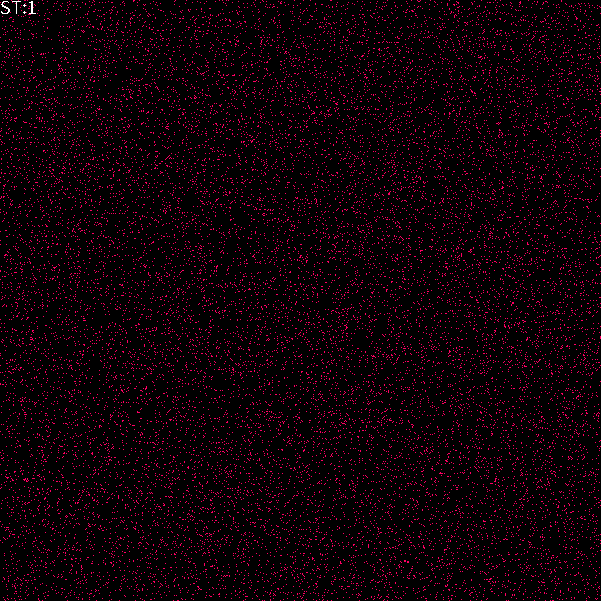
Frame 1 (no input)
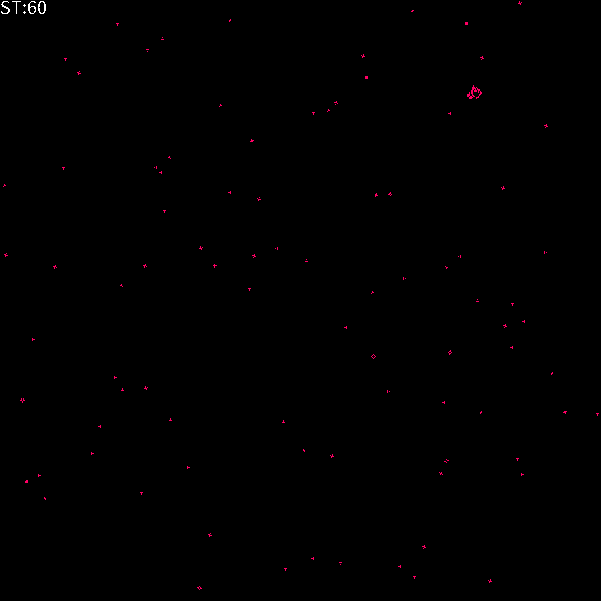
Frame 60 (the mouse pressed at the canvas centre just before this capture)
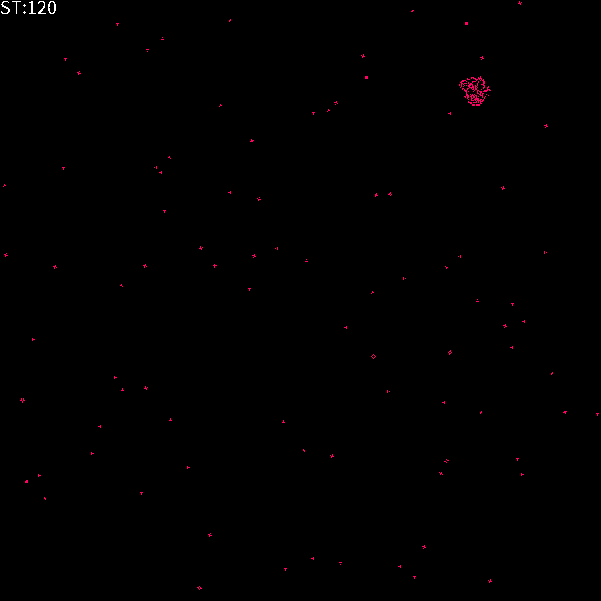
Frame 120 (the mouse held since frame 60 and released just before this capture)

The Processing sketch that drew these frames (run headless with seeded random() and noise(); from frame 60 on, the mouse is pressed at the canvas centre):

// Processing sketch: synchronic2DminmaxMoore
// ── synchronic2DminmaxMoore.pde
// "Min Max neighbors": Not too many neighbors, but not too few
// TWO-dimensional, SYNCHRONOUS, Moore, deterministic cellular automaton
//////////////////////////////////////////////////////////////////////////////
final int WorldSide=601;//How many cells do we want in one line?
final float Dens=0.06;//0.5 or so also posible
final int   MinN=3;//Minimal number of neighbors required
final int   MaxN=4;//Maximal number of neighbors required

int[][] WorldOld=new int[WorldSide][WorldSide];//We need two arrays for the old  
int[][] WorldNew=new int[WorldSide][WorldSide];//and new state of the simulation

void setup()
{
  size(601,601);    //square window
  frameRate(120);  
  noSmooth();
  
  for(int i=0;i<WorldSide;i++) //Initialisation
    for(int j=0;j<WorldSide;j++) 
      if(random(1.0)<Dens)
        WorldOld[i][j]=1;
}

void visualisation()
{
  for(int i=0;i<WorldSide;i++)
    for(int j=0;j<WorldSide;j++)
    {
      if(WorldOld[i][j]>0) stroke(255,0,100);
      else           stroke(0);
      point(j,i);//the horizontal dimension of the array is the SECOND index
    }
}

int t=0;
void draw()
{  
  visualisation();
  
  for(int i=0;i<WorldSide;i++)//Now the cellular automaton state change
  {
       //RULE - Not too many neighbors, but not too few
       int right = (i+1) % WorldSide;          
       int left  = (WorldSide+i-1) % WorldSide;
       
       for(int j=0;j<WorldSide;j++) 
       {
         int dw=(j+1) % WorldSide;   
         int up=(WorldSide+j-1) % WorldSide;
         
         int live = WorldOld[left][j]
                 +  WorldOld[right][j]
                 +  WorldOld[i][up]
                 +  WorldOld[i][dw]    
                 +  WorldOld[left][up]
                 +  WorldOld[right][up]
                 +  WorldOld[left][dw]
                 +  WorldOld[right][dw]            
                 ;
      
         WorldNew[i][j]=(MinN <= live && live <=MaxN ? 1:0 );//New state 
       }
   }
   
   //Swap the arrays
   int[][] WorldTmp=WorldOld;
   WorldOld=WorldNew;
   WorldNew=WorldTmp;
   
   t++;//The next generation/step/year
   textSize(20);textAlign(LEFT,TOP);text("ST:"+t,0,0);
}

//https://github.com/borkowsk/bookProcessingEN/tree/main/08_2D_cellular/_synchronic/
